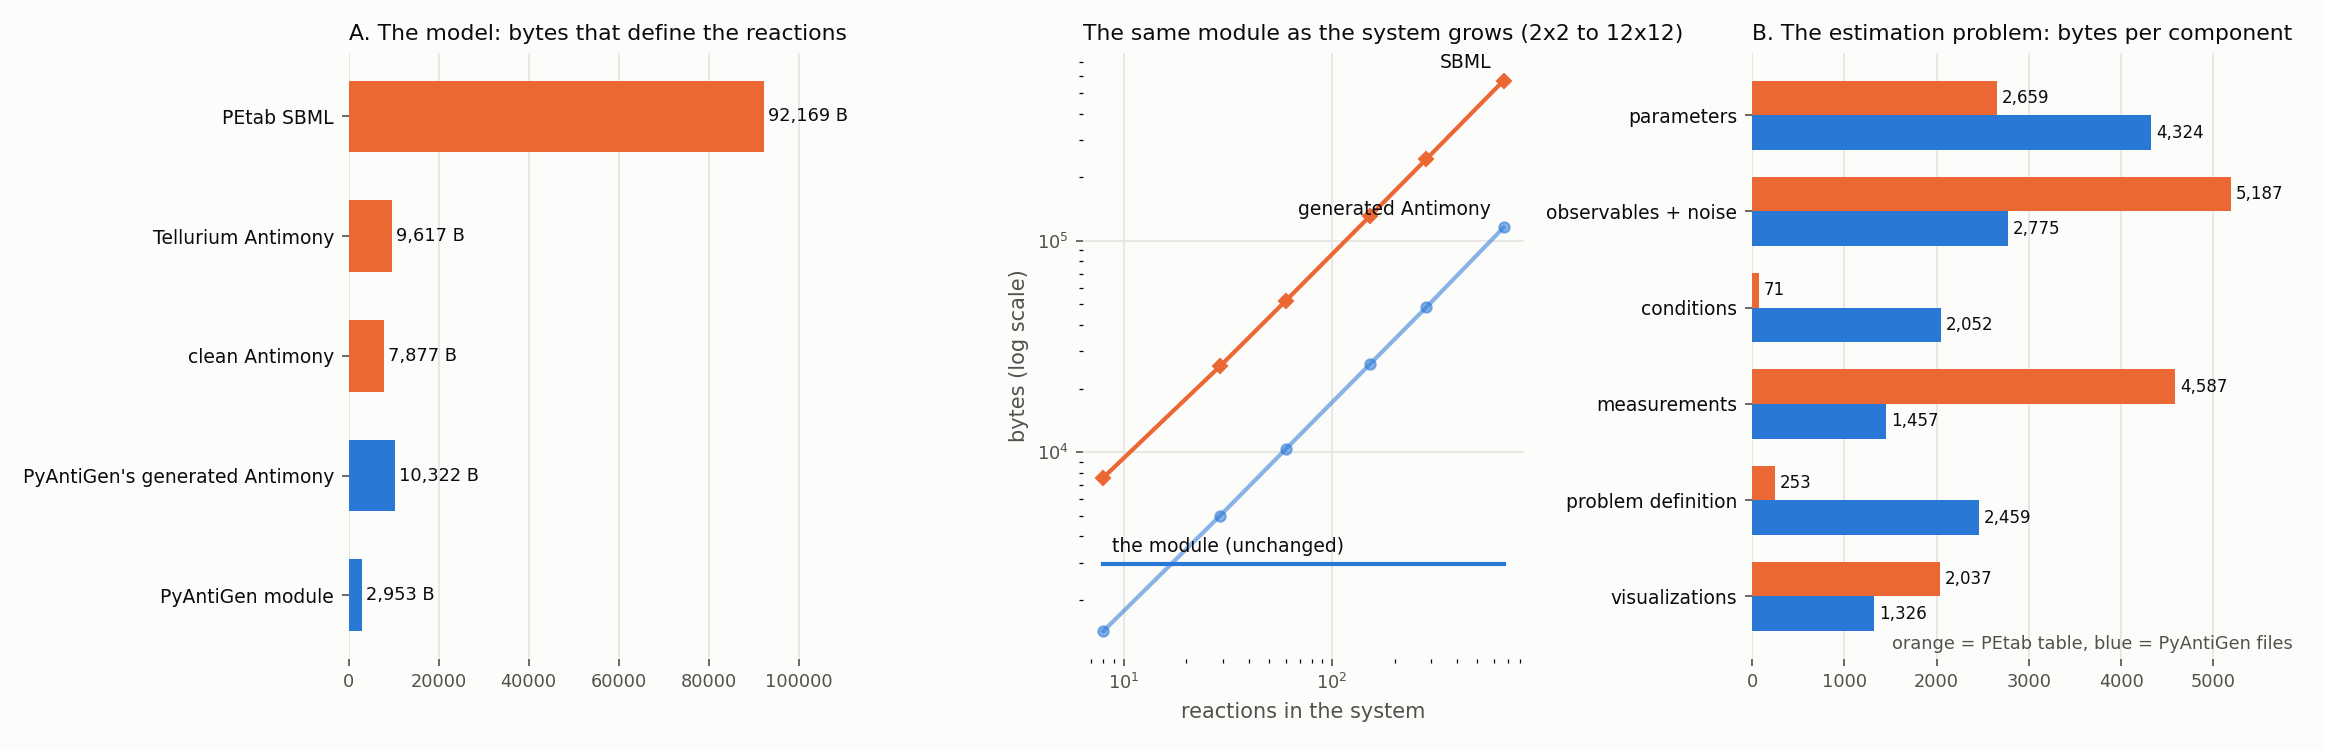

This figure's Python source:
"""How much does PyAntiGen compress Zheng_PNAS2012?  Two questions, measured separately.

  A. THE MODEL.  SBML -> Antimony (Tellurium) -> the Antimony PyAntiGen generates -> the module that generates it.
     Does the module say less than the Antimony it produces, and how does each grow with the size of the system?
  B. THE ESTIMATION PROBLEM.  PEtab's parameters / observables / conditions / measurements / problem tables -> PyAntiGen's
     Optimizer_settings / Loss_config / Events + Solver_settings / Data / Experiment.

    python benchmarks/compression_zheng.py [--petab <dir with problem.yaml>]

Writes benchmarks/COMPRESSION.md and benchmarks/compression.png.  Sizes are measured four ways (petab2pyantigen.compression):
bytes, non-blank lines, code lines (no comments or docstrings), and gzip -9, the baseline a representation has to beat to
claim it removed information and not only repetition.
"""
import argparse
import math
import sys
import tempfile
from pathlib import Path

HERE = Path(__file__).resolve().parent
ROOT = HERE.parent.parent
sys.path.insert(0, str(ROOT))

from petab2pyantigen.compression import (Size, class_range, function_range, measure, measure_text,  # noqa: E402
                                         total)
from petab2pyantigen.petab_reader import load_petab                                             # noqa: E402
from petab2pyantigen.sbml_to_antimony import sbml_to_antimony                                   # noqa: E402

MODEL = "Zheng_PNAS2012"
MODULE = ROOT / "antimony_modules" / "Histone" / "methylation_Zheng_PNAS2012.py"
PROJECT = ROOT / "problems" / MODEL
MODS = PROJECT / "Modules"
AM = ROOT / "antimony_models" / MODEL


# --------------------------------------------------------------------------------------------------------------------
# generated Antimony, for any lattice size
# --------------------------------------------------------------------------------------------------------------------

def generated_antimony(n: int) -> str:
    """The Antimony PyAntiGen generates for an n x n lattice (reactions, rules, parameter values, initial amounts)."""
    import antimony_modules.Histone.methylation_Zheng_PNAS2012 as mod
    from pyantigen.generate.RxnDict_to_antimony import generate_antimony_from_txt
    from pyantigen.generate.pyantigen import PyAntiGen

    mod.N_ME, mod.STATES = n, mod.lattice(n)
    model = PyAntiGen(name=MODEL, isotopes=[""])
    mod.MethylationGrid_Zheng_PNAS2012(model)
    with tempfile.TemporaryDirectory() as tmp:
        f = Path(tmp) / "reaction_dict.txt"
        f.write_text("".join(str(r) + "\n" for r in model.reactions), encoding="utf-8")
        script, species, parameters, _comps, errors = generate_antimony_from_txt(str(f), MODEL)
    assert not errors, errors
    values = [f"{p} = 1" for p in sorted(parameters) if p not in ("inflow",)] + ["inflowp = 0.03", "dilution = 1"]
    values += [f"{s} = {1 / len(species):.6g}" for s in sorted(species)]
    return "\n".join([script.rstrip(), *model.rules, *values]) + "\n"


def exported_sbml(antimony_text: str) -> str:
    import tellurium as te
    return te.antimonyToSBML(antimony_text)


# --------------------------------------------------------------------------------------------------------------------
# the tables
# --------------------------------------------------------------------------------------------------------------------

def fmt(s: Size) -> str:
    return f"{s.bytes:,} | {s.lines:,} | {s.code:,} | {s.gzip:,}"


def x(a: Size, b: Size, field: str) -> str:
    """b over a, as a multiple."""
    return f"{getattr(b, field) / max(getattr(a, field), 1):.1f}x"


def main(argv=None):
    ap = argparse.ArgumentParser(description=__doc__, formatter_class=argparse.RawDescriptionHelpFormatter)
    ap.add_argument("--petab", default=str(ROOT.parent / "petab-benchmark-problems" / "problems" / MODEL / "v1"))
    args = ap.parse_args(argv)
    petab = load_petab(args.petab)
    pf = petab.files
    L = []

    # ---------------------------------------------------------------- A. the model
    a_end = class_range(MODULE, "MethylationGrid_Zheng_PNAS2012")[1]
    obs_first, obs_last = class_range(MODULE, "Observables_Zheng_PNAS2012")
    module_model = measure(MODULE, 1, a_end)                               # docstring, lattice helpers, the reaction loops
    module_obs = measure(MODULE, obs_first, obs_last)
    values = measure(AM / f"{MODEL}_parameters.csv") + measure(AM / f"{MODEL}_InitialConditions.csv")

    sbml = measure(petab.sbml_path)
    ant = sbml_to_antimony(petab.sbml_path)
    tell_raw, tell_clean = measure_text(ant.raw), measure_text(ant.text)
    gen4 = generated_antimony(4)
    gen = measure_text(gen4)
    sbml_from_gen = measure_text(exported_sbml(gen4))

    L += [f"# How much does PyAntiGen compress {MODEL}?", "",
          "Two questions, measured separately. Sizes: bytes, non-blank lines, **code lines** (no comments or docstrings; "
          "for data files, the same as lines) and **gzip -9** bytes, the baseline any representation has to beat to claim it "
          "removed information and not only repetition.", "",
          "## A. The model: how much text defines the reactions?", "",
          "| representation | bytes | lines | code | gzip |", "| --- | ---: | ---: | ---: | ---: |",
          f"| PEtab SBML (`model.xml`, one function definition per reaction) | {fmt(sbml)} |",
          f"| SBML exported from PyAntiGen's Antimony (for scale) | {fmt(sbml_from_gen)} |",
          f"| Antimony from Tellurium (`sbmlToAntimony`) | {fmt(tell_raw)} |",
          f"| ... without the `X is \"name\"` lines, annotations and notes | {fmt(tell_clean)} |",
          f"| Antimony PyAntiGen generates (reactions, rules, parameter and initial values) | {fmt(gen)} |",
          f"| **PyAntiGen module: lattice, reaction loops** (`methylation_Zheng_PNAS2012.py`) | {fmt(module_model)} |",
          f"| module + the value files it needs (`_parameters.csv`, `_InitialConditions.csv`) | {fmt(module_model + values)} |",
          "",
          "Compression of the *definition* (rows against the module alone, ratio of that representation to the module):", "",
          "| from | bytes | code lines | gzip |", "| --- | ---: | ---: | ---: |"]
    for name, s in (("PEtab SBML", sbml), ("Tellurium Antimony", tell_raw), ("clean Antimony", tell_clean),
                    ("PyAntiGen's generated Antimony", gen)):
        # lines of pretty-printed XML are formatting, not statements: no line ratio for the SBML
        lines = "n/a" if name == "PEtab SBML" else x(module_model, s, "code")
        L.append(f"| {name} | {x(module_model, s, 'bytes')} | {lines} | {x(module_model, s, 'gzip')} |")
    L += ["", "Reading it honestly: the Antimony PyAntiGen generates is **not** shorter than Tellurium's, it is the same "
          "network written out (`k * (S/V) * V` with the volume explicit). The gain is in what a person has to write and read: "
          "the generator, not its output. gzip shows how much of the SBML is mere repetition: it shrinks "
          f"{sbml.bytes / sbml.gzip:.0f}x on its own, so the module's {sbml.gzip / module_model.gzip:.1f}x advantage over the "
          "gzipped SBML is the part that is more than repetition. Against the generated Antimony the gzip ratio is "
          f"{gen.gzip / module_model.gzip:.1f}x: that file is itself very regular, and the module is little more than its "
          "irreducible content. (Bytes are counted with LF line endings, so they do not depend on the platform; files on a "
          "Windows checkout are a little larger.)", ""]

    # scaling
    import antimony_modules.Histone.methylation_Zheng_PNAS2012 as mod
    L += ["### Growth with the size of the system", "",
          "The same module, `N_ME` changed from 4 to other lattice sizes (an n x n lattice of methylation states): its text "
          "does not change; the Antimony and SBML it stands for grow with the number of reactions.", "",
          "| lattice | states | reactions | module code lines | generated Antimony (bytes) | SBML from it (bytes) | SBML / module |",
          "| --- | ---: | ---: | ---: | ---: | ---: | ---: |"]
    scaling = []
    for n in (2, 3, 4, 6, 8, 12):
        text = generated_antimony(n)
        sb = measure_text(exported_sbml(text))
        g = measure_text(text)
        n_states = n * n - 1
        n_rxn = 2 * (2 * n * (n - 1) - 2) + 1 + n_states               # reversible steps x2, inflow, dilutions
        scaling.append((n, n_states, n_rxn, g.bytes, sb.bytes))
        L.append(f"| {n} x {n} | {n_states} | {n_rxn} | {module_model.code} | {g.bytes:,} | {sb.bytes:,} | "
                 f"{sb.bytes / module_model.bytes:.0f}x |")
    mod.N_ME, mod.STATES = 4, mod.lattice(4)
    L += ["", "(Reactions counted as the engine writes them: each reversible step is two.)", ""]

    # ---------------------------------------------------------------- B. the estimation problem
    pt = {k: measure(pf[k][0]) for k in ("parameters", "conditions", "measurements", "observables", "yaml")}
    viz = measure(pf["visualization"][0])
    py = {n: measure(MODS / f"{n}.py") for n in ("Optimizer_settings", "Loss_config", "Events", "Solver_settings", "Data",
                                                  "Experiment", "Plots", "Update_parameters", "Update_opt_parameters",
                                                  "Observed_species")}
    datacsv = measure(ROOT / "data" / f"{MODEL}.csv")
    params_csv = measure(AM / f"{MODEL}_parameters.csv")
    harness = total([measure(PROJECT / f) for f in ("AntiGen_paths.py", "Model_run.py", "Model_generate.py")])

    pairs = [
        ("parameters (nominal values, bounds, scale, estimate)", pt["parameters"],
         py["Optimizer_settings"] + params_csv, "`Optimizer_settings.py` + `_parameters.csv`"),
        ("observables and noise model", pt["observables"], py["Loss_config"] + module_obs,
         "`Loss_config.py` + the `Observables` class"),
        ("conditions, pre-equilibration", pt["conditions"], py["Events"] + py["Solver_settings"],
         "`Events.py` + `Solver_settings.py`"),
        ("measurements", pt["measurements"], datacsv + py["Data"], "`data/*.csv` + `Data.py`"),
        ("problem definition (what is simulated, what is fitted)", pt["yaml"],
         py["Experiment"] + py["Observed_species"] + py["Update_parameters"] + py["Update_opt_parameters"],
         "`Experiment.py` + three small hooks"),
        ("visualizations", viz, py["Plots"], "`Plots.py`"),
    ]
    petab_total = total(p for _n, p, _q, _f in pairs)
    pa_total = total(q for _n, _p, q, _f in pairs)
    L += ["## B. The estimation problem: PEtab tables against Experiment, Loss_config and the rest", "",
          "Everything PEtab states besides the SBML, against the PyAntiGen files that say the same. The PyAntiGen side also "
          "contains things PEtab has no place for (three optimizer specs, solver and backend settings, a known-sigma loss "
          "variant for Levenberg-Marquardt) and the observables' *formulas*, which PEtab keeps in `observables.tsv`.", "",
          "| PEtab | bytes | lines | gzip | PyAntiGen | bytes | code lines | gzip | bytes ratio |",
          "| --- | ---: | ---: | ---: | --- | ---: | ---: | ---: | ---: |"]
    for name, p, q, files in pairs:
        L.append(f"| {name} | {p.bytes:,} | {p.lines:,} | {p.gzip:,} | {files} | {q.bytes:,} | {q.code:,} | {q.gzip:,} | "
                 f"{q.bytes / max(p.bytes, 1):.2f} |")
    L += [f"| **total** | **{petab_total.bytes:,}** | **{petab_total.lines:,}** | **{petab_total.gzip:,}** | | "
          f"**{pa_total.bytes:,}** | **{pa_total.code:,}** | **{pa_total.gzip:,}** | "
          f"**{pa_total.bytes / petab_total.bytes:.2f}** |", "",
          f"On top of that, PyAntiGen needs a fixed harness (`AntiGen_paths.py`, `Model_run.py`, `Model_generate.py`: "
          f"{harness.bytes:,} bytes, {harness.code} code lines) that is the same for every model and has no PEtab counterpart.", "",
          "### What is information and what is boilerplate", "",
          "A good deal of PyAntiGen's problem statement is structure that a model does not choose: the `Optimization` and "
          "`Experiment` dataclasses, the hooks that do nothing here (`Update_parameters`, `Update_opt_parameters`, "
          "`Observed_species`), and the plot code. The lines that *state the problem*:", ""]
    def fn(path, name):
        lo, hi = function_range(path, name)
        return measure(path, lo, hi).code

    info = [
        ("the 15 observables and their noise model", "`Loss_config.py`: `Zheng_loss_config`",
         fn(MODS / "Loss_config.py", "Zheng_loss_config")),
        ("the observables' formulas (fractions of total H3)", "the `Observables` class", module_obs.code),
        ("which parameters are fitted, from where, on what scale, within what bounds",
         "`Optimizer_settings.py`: `_build_Zheng_fit`", fn(MODS / "Optimizer_settings.py", "_build_Zheng_fit")),
        ("the experiment: pre-equilibrate, switch dilution off, observe 25 h",
         "`Solver_settings.py`: `solver_settings_Zheng`; `Events.py`: `Zheng_event`",
         fn(MODS / "Solver_settings.py", "solver_settings_Zheng") + fn(MODS / "Events.py", "Zheng_event")),
        ("which data belong to the experiment", "`Data.py`: `load_Zheng_data`", fn(MODS / "Data.py", "load_Zheng_data")),
    ]
    L += ["| statement | where | code lines |", "| --- | --- | ---: |"] + [f"| {a} | {b} | {c} |" for a, b, c in info]
    state_total = sum(c for _a, _b, c in info)
    L += ["", f"Together {state_total} code lines, against {petab_total.lines:,} lines in PEtab's tables. The rest of "
          f"PyAntiGen's {pa_total.code} code lines is framework (the `Optimization` and `Experiment` dataclasses, the solver "
          "factory, backend settings, plot code, empty hooks) and things PEtab cannot say at all (optimizer choice, "
          "solver tolerances, a second loss for Levenberg-Marquardt).", ""]

    # a closing line that does not oversell
    ratio_b = pa_total.bytes / petab_total.bytes
    L += ["## Summary", "",
          f"* **Model.** The module is {sbml.bytes / module_model.bytes:.0f}x smaller than PEtab's SBML in bytes "
          f"({sbml.gzip / module_model.gzip:.0f}x after gzip, which already removes the SBML's repetition) and "
          f"{gen.bytes / module_model.bytes:.1f}x smaller than the Antimony it generates ({gen.gzip / module_model.gzip:.1f}x "
          "after gzip). The generated Antimony is as long as Tellurium's: nothing is gained in the Antimony itself, only in "
          "the text a person writes. The module does not change as the system grows while the SBML grows with the reactions "
          f"({scaling[-1][4] / module_model.bytes:.0f}x the module at a 12 x 12 lattice).",
          f"* **Estimation problem.** In bytes it is {ratio_b:.2f}x PEtab's tables ({pa_total.bytes:,} against "
          f"{petab_total.bytes:,}): no real saving, because PEtab's tables are compact for one condition and 15 observables "
          f"and PyAntiGen's problem files carry framework structure. The statements themselves are {state_total} code lines "
          f"against {petab_total.lines} table lines: the 15 observables are one loop, the fitted parameters come from the "
          "model's own rate-constant helper, and a different sigma model or optimizer is a one-key change. Conditions are where "
          "PEtab is clearly more compact (one 71-byte table against the solver blocks and an event).", ""]
    (HERE / "COMPRESSION.md").write_text("\n".join(L), encoding="utf-8")
    print("\n".join(L))
    figure(sbml, tell_raw, tell_clean, gen, module_model, scaling, pairs)


# --------------------------------------------------------------------------------------------------------------------
# figure
# --------------------------------------------------------------------------------------------------------------------

def figure(sbml, tell_raw, tell_clean, gen, module_model, scaling, pairs):
    import matplotlib
    matplotlib.use("Agg")
    import matplotlib.pyplot as plt

    INK, MUTED, GRID, SURFACE = "#0b0b0b", "#52514e", "#e4e3df", "#fcfcfb"
    PETAB, PYANTIGEN = "#eb6834", "#2a78d6"                 # categorical slots 2 and 1 of the reference palette
    fig, axes = plt.subplots(1, 3, figsize=(15.5, 5.0), facecolor=SURFACE,
                             gridspec_kw={"width_ratios": [1.15, 1.0, 1.25]})
    for ax in axes:
        ax.set_facecolor(SURFACE)
        ax.grid(True, axis="x", color=GRID, linewidth=0.8)
        ax.set_axisbelow(True)
        ax.tick_params(colors=MUTED, labelsize=8.5)
        for sp in ax.spines.values():
            sp.set_visible(False)

    # A1: the model, bytes
    ax = axes[0]
    rows = [("PEtab SBML", sbml.bytes, PETAB), ("Tellurium Antimony", tell_raw.bytes, PETAB),
            ("clean Antimony", tell_clean.bytes, PETAB), ("PyAntiGen's generated Antimony", gen.bytes, PYANTIGEN),
            ("PyAntiGen module", module_model.bytes, PYANTIGEN)]
    ys = range(len(rows))[::-1]
    ax.barh(list(ys), [r[1] for r in rows], color=[r[2] for r in rows], height=0.6)
    for y, r in zip(ys, rows):
        ax.text(r[1] + sbml.bytes * 0.01, y, f"{r[1]:,} B", va="center", fontsize=8.5, color=INK)
    ax.set_yticks(list(ys))
    ax.set_yticklabels([r[0] for r in rows], color=INK, fontsize=9)
    ax.set_xlim(0, sbml.bytes * 1.22)
    ax.set_title("A. The model: bytes that define the reactions", loc="left", color=INK, fontsize=10.5)

    # A2: growth
    ax = axes[1]
    ns = [s[2] for s in scaling]
    ax.grid(True, axis="y", color=GRID, linewidth=0.8)
    ax.plot(ns, [s[4] for s in scaling], color=PETAB, marker="D", markersize=5, linewidth=2, label="SBML")
    ax.plot(ns, [s[3] for s in scaling], color=PYANTIGEN, marker="o", markersize=5, linewidth=2, alpha=0.55,
            label="PyAntiGen's generated Antimony")
    ax.plot(ns, [module_model.bytes] * len(ns), color=PYANTIGEN, linewidth=2, label="PyAntiGen module")
    ax.set_xscale("log")
    ax.set_yscale("log")
    ax.set_xlabel("reactions in the system", color=MUTED)
    ax.set_ylabel("bytes (log scale)", color=MUTED)
    ax.annotate("SBML", (ns[-1], scaling[-1][4]), textcoords="offset points", xytext=(-6, 6), ha="right", color=INK, fontsize=9)
    ax.annotate("generated Antimony", (ns[-1], scaling[-1][3]), textcoords="offset points", xytext=(-6, 6), ha="right",
                color=INK, fontsize=9)
    ax.annotate("the module (unchanged)", (ns[0], module_model.bytes), textcoords="offset points", xytext=(4, 6),
                color=INK, fontsize=9)
    ax.set_title("The same module as the system grows (2x2 to 12x12)", loc="left", color=INK, fontsize=10.5)

    # B: estimation problem, paired bars per component
    ax = axes[2]
    names = ["parameters", "observables + noise", "conditions", "measurements", "problem definition", "visualizations"]
    k = len(pairs)
    ys = list(range(k))[::-1]
    h = 0.36
    ax.barh([y + h / 2 for y in ys], [p.bytes for _n, p, _q, _f in pairs], height=h, color=PETAB)
    ax.barh([y - h / 2 for y in ys], [q.bytes for _n, _p, q, _f in pairs], height=h, color=PYANTIGEN)
    top = max(max(p.bytes, q.bytes) for _n, p, q, _f in pairs)
    for y, (_n, p, q, _f) in zip(ys, pairs):
        ax.text(p.bytes + top * 0.01, y + h / 2, f"{p.bytes:,}", va="center", fontsize=8, color=INK)
        ax.text(q.bytes + top * 0.01, y - h / 2, f"{q.bytes:,}", va="center", fontsize=8, color=INK)
    ax.set_yticks(ys)
    ax.set_yticklabels(names, color=INK, fontsize=9)
    ax.set_xlim(0, top * 1.15)
    ax.set_title("B. The estimation problem: bytes per component", loc="left", color=INK, fontsize=10.5)
    ax.text(top * 1.13, ys[-1] - 0.55, "orange = PEtab table, blue = PyAntiGen files", ha="right", fontsize=8.5, color=MUTED)

    fig.tight_layout()
    fig.savefig(HERE / "compression.png", dpi=150, facecolor=SURFACE)
    print("wrote", HERE / "compression.png")


if __name__ == "__main__":
    main()
